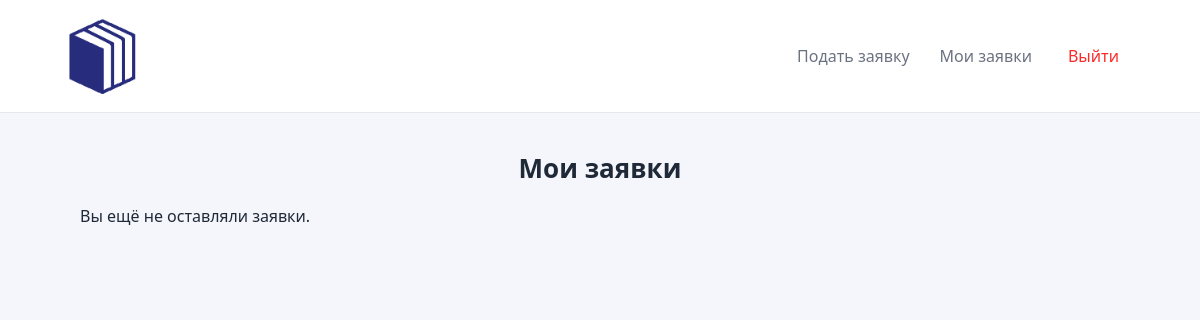
Before: /application/ (signed in) with the older database file.
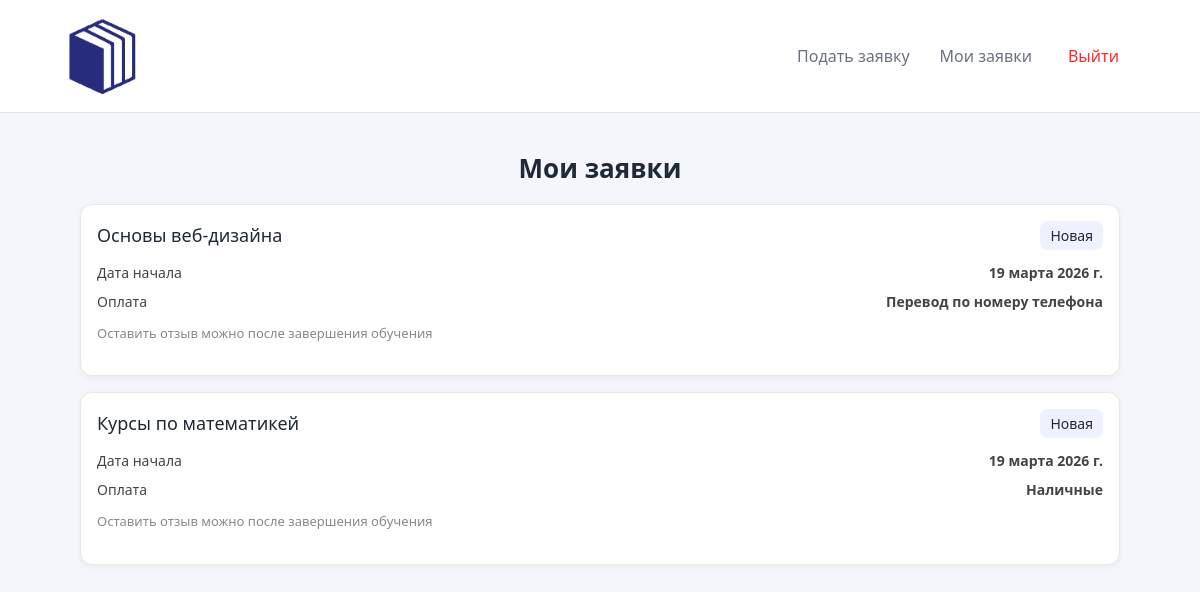
After: the same page with the newer database file.
### client/models.py (models this page shows, shortened)
class Application(models.Model):
    COURSE_CHOICE = [
        ('1', 'Основы алгоритмизации и программирования'),
        ('2', 'Основы веб-дизайна'),
        ('3', 'Основы проектирования баз данных'),
    ]
    PAYMENT_CHOICES = [
        ('cash', 'Наличные'),
        ('phone', 'Перевод по номеру телефона'),
    ]
    STATUS_CHOICES = [
        ('new', 'Новая'),
        ('in_progress', 'Идет обучение'),
        ('completed', 'Обучение завершено'),
    ]
    user = models.ForeignKey(settings.AUTH_USER_MODEL, on_delete=models.CASCADE)
    course_name = models.CharField(max_length=255, choices=COURSE_CHOICE)
    start_date = models.DateField()
    payment_method = models.CharField(max_length=10, choices=PAYMENT_CHOICES)
    status = models.CharField(max_length=20, choices=STATUS_CHOICES, default='new')
    rewiew = models.TextField(blank=True)
    created_at = models.DateTimeField(auto_now_add=True)

### client/views.py (the view, shortened to what this page needs)
# urls.py: path('application/', views.application, name='application'),
@login_required
def application(request):
    user_app = Application.objects.filter(user=request.user).order_by('-created_at')
    return render(request, 'application.html', {
        'applications': user_app,
    })

### client/templates/application.html (shortened to what this page needs)
{% extends './base.html' %}
{% block content %}
<h2 class="page-title text-center">Мои заявки</h2>
<div class="container">
    {% for app in applications %}
    <div class="app-card">
        <div class="app-card__header">
            <h3 class="app-card__title">{{ app.get_course_name_display }}</h3>
            <span class="app-card__status">{{ app.get_status_display }}</span>
        </div>
        <div class="app-card__body">
            <div class="app-card__row">
                <span>Дата начала</span>
                <strong>{{ app.start_date }}</strong>
            </div>
            <div class="app-card__row">
                <span>Оплата</span>
                <strong>{{ app.get_payment_method_display }}</strong>
            </div>
        </div>
        <div class="app-card__footer">
            {% if app.status == 'completed' %}
                <form method="post" class="review-form">
                    {% csrf_token %}
                    <input type="hidden" name="app_id" value="{{ app.id }}">
                    <textarea name="rewiew" rows="3" placeholder="Ваш отзыв">{{ app.rewiew }}</textarea>
                    <button type="submit">Отправить</button>
                </form>
                {% if app.rewiew %}
                    <div class="app-card__review">
                        <strong>Ваш отзыв:</strong>
                        <p>{{ app.rewiew }}</p>
                    </div>
                {% endif %}
            {% else %}
                <p class="app-card__hint">
                    Оставить отзыв можно после завершения обучения
                </p>
            {% endif %}
        </div>
    </div>
    {% empty %}
    <p>Вы ещё не оставляли заявки.</p>
    {% endfor %}
</div>
{% endblock %}

Changed rows visible on the page:
added Application: course_name "Основы веб-дизайна", status "Новая", start_date "19 марта 2026 г.", payment_method "Перевод по номеру телефона", shows "Оставить отзыв можно после завершения обучения"
added Application: course_name "Курсы по математикей", status "Новая", start_date "19 марта 2026 г.", payment_method "Наличные", shows "Оставить отзыв можно после завершения обучения"
Other visible differences:
text no longer shown: "Вы ещё не оставляли заявки."
